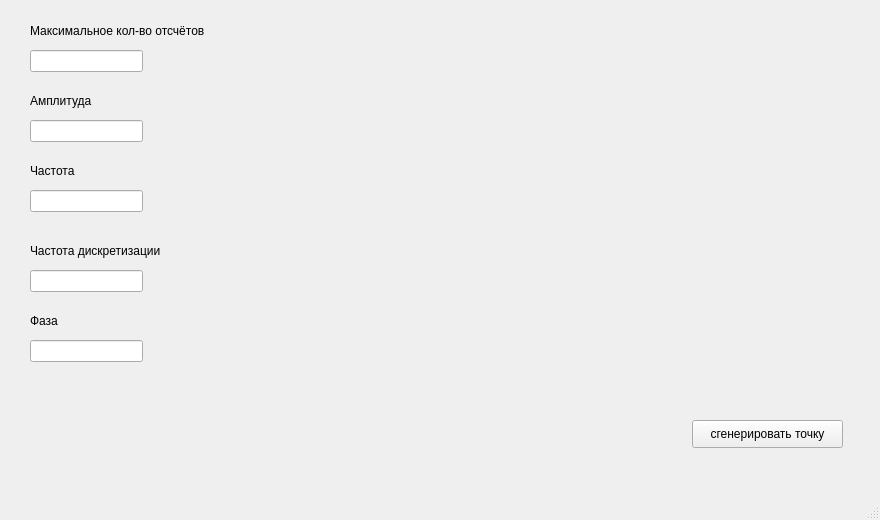
<?xml version="1.0" encoding="UTF-8"?>
<ui version="4.0">
 <class>MainWindow</class>
 <widget class="QMainWindow" name="MainWindow">
  <property name="geometry">
   <rect>
    <x>0</x>
    <y>0</y>
    <width>880</width>
    <height>520</height>
   </rect>
  </property>
  <property name="windowTitle">
   <string>MainWindow</string>
  </property>
  <widget class="QWidget" name="centralwidget">
   <widget class="QPushButton" name="pushButton">
    <property name="geometry">
     <rect>
      <x>692</x>
      <y>420</y>
      <width>151</width>
      <height>28</height>
     </rect>
    </property>
    <property name="text">
     <string>сгенерировать точку</string>
    </property>
   </widget>
   <widget class="QLineEdit" name="maxGraphPoint">
    <property name="geometry">
     <rect>
      <x>30</x>
      <y>50</y>
      <width>113</width>
      <height>22</height>
     </rect>
    </property>
    <property name="inputMask">
     <string/>
    </property>
    <property name="text">
     <string/>
    </property>
    <property name="maxLength">
     <number>10</number>
    </property>
   </widget>
   <widget class="QLabel" name="label">
    <property name="geometry">
     <rect>
      <x>30</x>
      <y>20</y>
      <width>191</width>
      <height>21</height>
     </rect>
    </property>
    <property name="text">
     <string>Максимальное кол-во отсчётов</string>
    </property>
   </widget>
   <widget class="QLineEdit" name="maxAmp">
    <property name="geometry">
     <rect>
      <x>30</x>
      <y>120</y>
      <width>113</width>
      <height>22</height>
     </rect>
    </property>
    <property name="inputMask">
     <string/>
    </property>
    <property name="text">
     <string/>
    </property>
    <property name="maxLength">
     <number>10</number>
    </property>
   </widget>
   <widget class="QLabel" name="label_2">
    <property name="geometry">
     <rect>
      <x>30</x>
      <y>90</y>
      <width>191</width>
      <height>21</height>
     </rect>
    </property>
    <property name="text">
     <string>Амплитуда</string>
    </property>
   </widget>
   <widget class="QLineEdit" name="freq">
    <property name="geometry">
     <rect>
      <x>30</x>
      <y>190</y>
      <width>113</width>
      <height>22</height>
     </rect>
    </property>
    <property name="inputMask">
     <string/>
    </property>
    <property name="text">
     <string/>
    </property>
    <property name="maxLength">
     <number>10</number>
    </property>
   </widget>
   <widget class="QLabel" name="label_3">
    <property name="geometry">
     <rect>
      <x>30</x>
      <y>160</y>
      <width>191</width>
      <height>21</height>
     </rect>
    </property>
    <property name="text">
     <string>Частота</string>
    </property>
   </widget>
   <widget class="QLineEdit" name="samplingFreq">
    <property name="geometry">
     <rect>
      <x>30</x>
      <y>270</y>
      <width>113</width>
      <height>22</height>
     </rect>
    </property>
    <property name="inputMask">
     <string/>
    </property>
    <property name="text">
     <string/>
    </property>
    <property name="maxLength">
     <number>10</number>
    </property>
   </widget>
   <widget class="QLabel" name="label_4">
    <property name="geometry">
     <rect>
      <x>30</x>
      <y>240</y>
      <width>191</width>
      <height>21</height>
     </rect>
    </property>
    <property name="text">
     <string>Частота дискретизации</string>
    </property>
   </widget>
   <widget class="QLineEdit" name="phase">
    <property name="geometry">
     <rect>
      <x>30</x>
      <y>340</y>
      <width>113</width>
      <height>22</height>
     </rect>
    </property>
    <property name="inputMask">
     <string/>
    </property>
    <property name="text">
     <string/>
    </property>
    <property name="maxLength">
     <number>10</number>
    </property>
   </widget>
   <widget class="QLabel" name="label_5">
    <property name="geometry">
     <rect>
      <x>30</x>
      <y>310</y>
      <width>191</width>
      <height>21</height>
     </rect>
    </property>
    <property name="text">
     <string>Фаза</string>
    </property>
   </widget>
   <widget class="QCustomPlot" name="customPlot" native="true">
    <property name="geometry">
     <rect>
      <x>250</x>
      <y>10</y>
      <width>601</width>
      <height>381</height>
     </rect>
    </property>
   </widget>
  </widget>
  <widget class="QMenuBar" name="menubar">
   <property name="geometry">
    <rect>
     <x>0</x>
     <y>0</y>
     <width>880</width>
     <height>26</height>
    </rect>
   </property>
  </widget>
  <widget class="QStatusBar" name="statusbar"/>
 </widget>
 <customwidgets>
  <customwidget>
   <class>QCustomPlot</class>
   <extends>QWidget</extends>
   <header>qcustomplot.h</header>
   <container>1</container>
  </customwidget>
 </customwidgets>
 <resources/>
 <connections/>
</ui>
